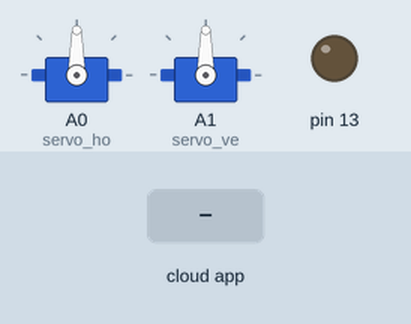
Simulated run of this sketch. Board: Arduino Uno, built with avr-gcc and run on an emulated ATmega328P. On the bench: 2 × servo, output pins drawn as LEDs (lit = HIGH). The inputs (shaded band) are chosen by the test bench. The ROS host is connected and sends only what is stated.

Above: at 1.2 s.
1.3 s: the phone or cloud app sets Mov_ho to 0
At 1.6 s:
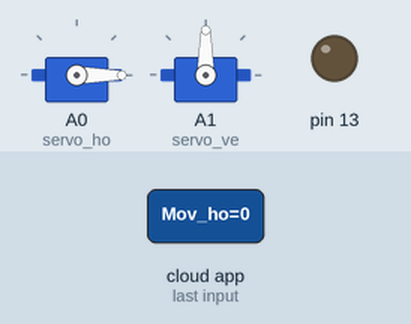
2.8 s: the phone or cloud app sets Mov_ve to 0
At 3.9 s:
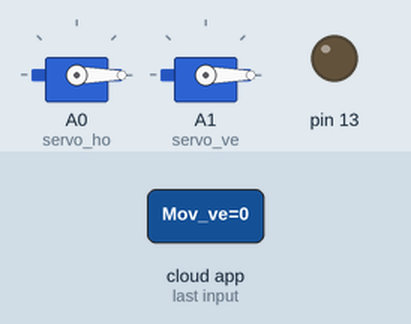
4.3 s: the phone or cloud app sets Mov_ho to 45
At 5.1 s:
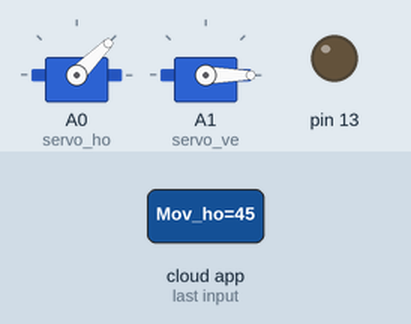
5.8 s: the phone or cloud app sets Mov_ve to 45
At 6.2 s:
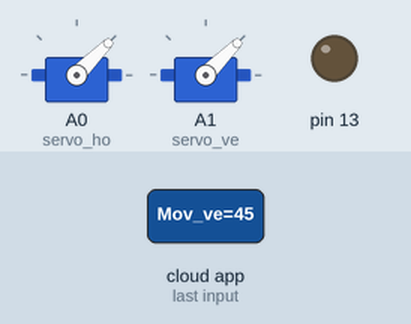
7.3 s: the phone or cloud app sets Mov_ho to 90
At 8.5 s:
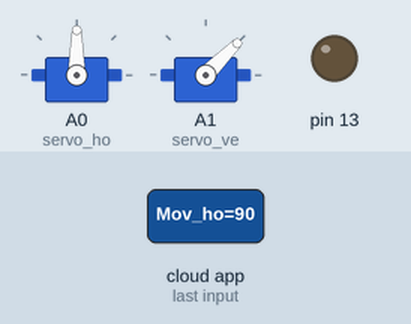
8.8 s: the phone or cloud app sets Mov_ve to 180
At 9.7 s:
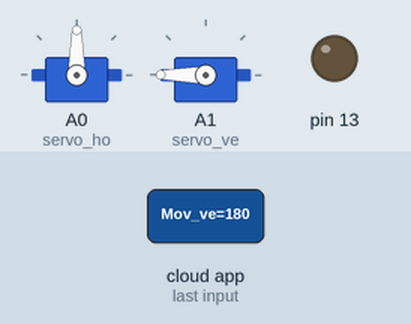
Timing chart, 0 to 11.3 s (numbered marks = the images above; inputs shaded):
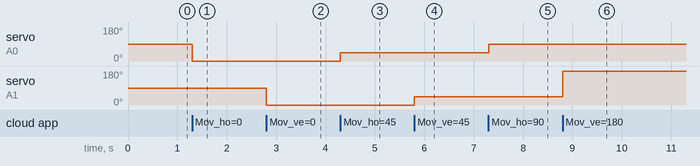

The sketch:

servo.ino
```cpp
/*
 * rosserial Servo Control Example
 *
 * This sketch demonstrates the control of hobby R/C servos
 * using ROS and the arduiono
 *
 * For the full tutorial write up, visit
 * www.ros.org/wiki/rosserial_arduino_demos
 *
 * For more information on the Arduino Servo Library
 * Checkout :
 * http://www.arduino.cc/en/Reference/Servo
 */

  #if defined(ARDUINO) && ARDUINO >= 100
    #include "Arduino.h"
  #else
    #include <WProgram.h>
  #endif

  #include <Servo.h>
  #include <ros.h>
  #include <std_msgs/Int16.h>

  ros::NodeHandle  nh;

  Servo servo_ho;
  Servo servo_ve;

  void servo_cb_h( const std_msgs::Int16& cmd_msg_h){
    servo_ho.write(cmd_msg_h.data); //set servo angle, should be from 0-180
    //digitalWrite(13, HIGH-digitalRead(13));  //toggle led
  }
  void servo_cb_v( const std_msgs::Int16& cmd_msg_v){
    servo_ve.write(cmd_msg_v.data); //set servo angle, should be from 0-180
    //digitalWrite(13, HIGH-digitalRead(13));  //toggle led
  }

  ros::Subscriber<std_msgs::Int16> Mov_ho("Mov_ho", servo_cb_h);
  ros::Subscriber<std_msgs::Int16> Mov_ve("Mov_ve", servo_cb_v);

  void setup(){
    pinMode(13, OUTPUT);

    nh.initNode();
    nh.subscribe(Mov_ho);
    nh.subscribe(Mov_ve);

    servo_ho.attach(A0); //attach it to pin 9
    servo_ve.attach(A1);
  }

  void loop(){
    nh.spinOnce();
    delay(1);
  }
```

Measured:
- after the input at 1.3 s, servo on A0 (servo_ho): 90° → 0° at once
- after the input at 2.8 s, servo on A1 (servo_ve): 90° → 0° at once
- after the input at 4.3 s, servo on A0 (servo_ho): 0° → 45° at once
- after the input at 5.8 s, servo on A1 (servo_ve): 0° → 45° at once
- after the input at 7.3 s, servo on A0 (servo_ho): 45° → 90° at once
- after the input at 8.8 s, servo on A1 (servo_ve): 45° → 180° at once
